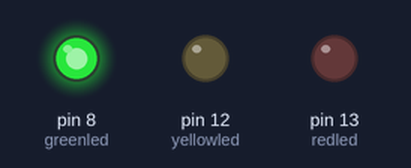
Bench run of a sketch on a simulated Arduino Uno, built with avr-gcc and run on an emulated ATmega328P. On the bench: output pins drawn as LEDs (lit = HIGH).

Above: at 2.5 s.
At 6.0 s:
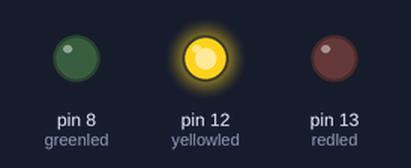
At 9.5 s:
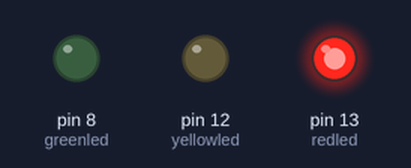
Timing chart, 0 to 15.6 s (numbered marks = the images above):
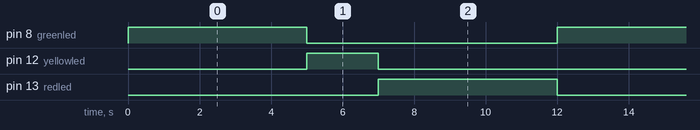

The sketch:

trafficlight.ino
```cpp
int greenled = 8;
int yellowled = 12;
int redled = 13;


void setup() {
  //
  pinMode(redled,OUTPUT);
  pinMode(greenled,OUTPUT);
  pinMode(yellowled,OUTPUT);
}

void loop() {
  // put your main code here, to run repeatedly:
  digitalWrite(greenled,HIGH);
    delay(5000);
  digitalWrite(greenled,LOW);

  digitalWrite(yellowled,HIGH);
    delay(2000);
  digitalWrite(yellowled,LOW);

  digitalWrite(redled,HIGH);
    delay(5000);
  digitalWrite(redled,LOW);
}
```

Measured:
- by itself, pin 8 (greenled), pin 13 (redled): alternates HIGH for 5.0 s and LOW for 7.0 s
- by itself, pin 12 (yellowled): alternates HIGH for 2.0 s and LOW for 10.0 s
- by itself, everything shown: repeats every 12.0 s, in 4 steps
